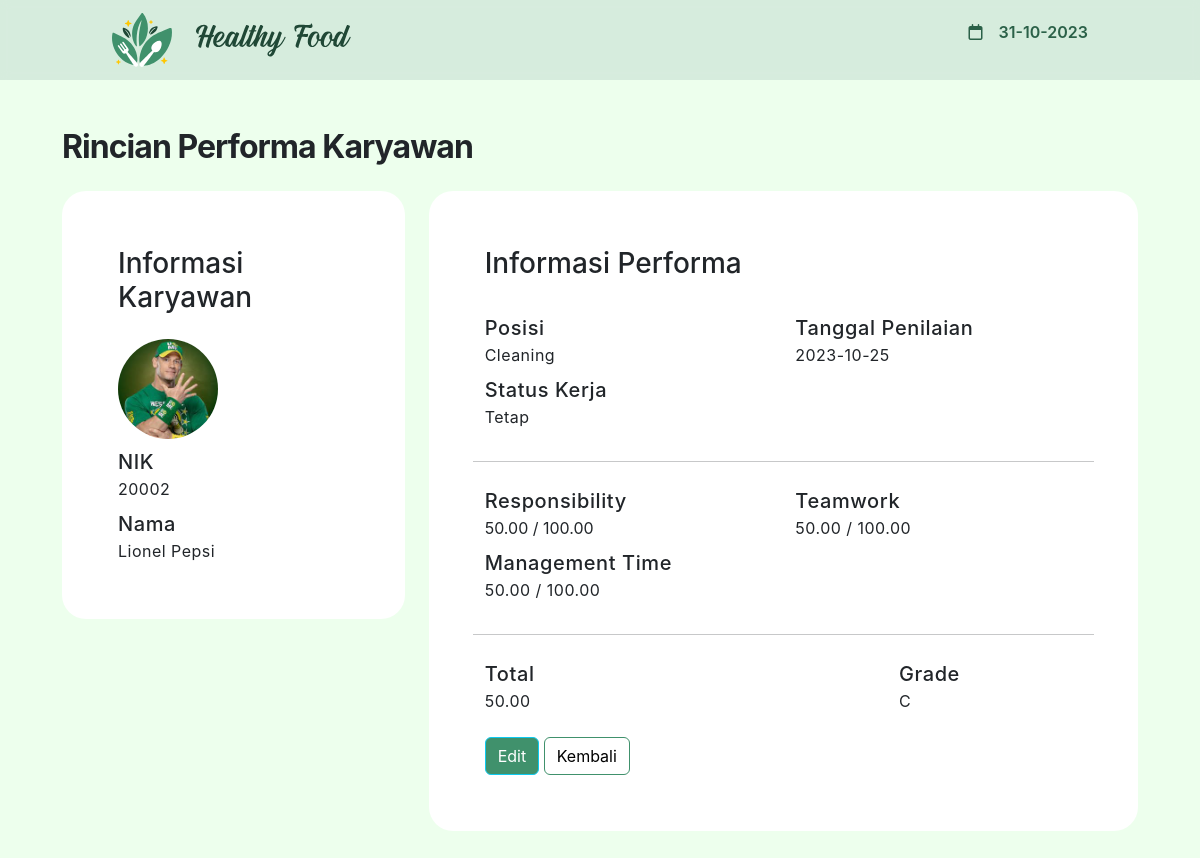
The page /view_performance.php?nik=20002 on the database its author committed.
### tables this page shows
CREATE TABLE `performance` (
  `nik` int(8) NOT NULL,
  `foto` varchar(200) NOT NULL,
  `nama` varchar(200) NOT NULL,
  `status_kerja` enum('Tetap','Tidak Tetap') NOT NULL,
  `position` varchar(10) NOT NULL,
  `tgl_penilaian` date NOT NULL,
  `responsibility` decimal(10,2) NOT NULL,
  `teamwork` decimal(10,2) NOT NULL,
  `management_time` decimal(10,2) NOT NULL,
  `total` decimal(10,2) NOT NULL,
  `grade` varchar(3) NOT NULL
);

### view_performance.php (the view, shortened to what this page needs)
<!DOCTYPE html>
<html lang="en">
<?php
include "sqlConnect.php";
$nik = $_GET['nik'];
$sql = "SELECT * FROM performance where nik = '$nik' LIMIT 1";
$result = mysqli_query($conn, $sql);
if ($result->num_rows > 0) {
    while ($row = $result->fetch_assoc()) {
        $nik = $row['nik'];
        $nama = $row['nama'];
        $foto = $row['foto'];
        $tglPenilaian = $row['tgl_penilaian'];
        $posisi = $row['position'];
        $statusKerja = $row['status_kerja'];
        $responsibility = $row['responsibility'];
        $teamwork = $row['teamwork'];
        $management = $row['management_time'];
        $total = $row['total'];
        $grade = $row['grade'];
    }
}
?>
<head>
    <link href="https://cdn.jsdelivr.net/npm/bootstrap@5.3.2/dist/css/bootstrap.min.css" rel="stylesheet">
    <link rel="stylesheet" href="https://cdnjs.cloudflare.com/ajax/libs/font-awesome/6.0.0/css/all.min.css">
    <link rel="stylesheet" href="style.css">
</head>
<body>
  <nav class="navbar navbar-expand-lg bg-body-tertiary sticky-top">
    <div class="container-fluid">
      <a class="navbar-brand" href="#"><img src="images/logo.svg"><img src="images/logoText.svg"></a>
      <div class="collapse navbar-collapse" id="navbarNavAltMarkup">
        <div class="navbar-nav">
          <div>
            <i class="fa-regular fa-calendar"></i>
            <p id="tgl">tanggal</p>
          </div>
        </div>
      </div>
    </div>
  </nav>
    <div class="container">
        <div class="content-body">
            <div class="content-fluid">
                <h1 class="PageTitle mt-3">Rincian Performa Karyawan</h1>
                <div class="row">
                    <div class="col-12 col-md-4 mb-3">
                        <div class="card">
                            <div class="card-body">
                                <h3 class="mb-4">Informasi Karyawan</h3>
                                <div class="col-12 form-input mt-2">
                                    <img src="databaseFoto/<?php echo ($foto) ?>" alt="No Image" id="previewFoto" class="img-fluid rounded-circle" style="width: 100px; height: 100px;">
                                </div>
                                <div class="row">
                                    <div class="col-6 col-md-12 form-input mt-2">
                                        <label class="view-title">
                                            NIK
                                        </label>
                                        <br />
                                        <label class="view-value"><?php echo ($nik) ?></label>
                                    </div>
                                    <div class="col-6 col-md-12 form-input mt-2">
                                        <label class="view-title">
                                            Nama
                                        </label>
                                        <br />
                                        <label class="view-value"><?php echo ($nama) ?></label>
                                    </div>
                                </div>
                            </div>
                        </div>
                    </div>
                    <div class="col-12 col-md-8">
                        <div class="card">
                            <div class="card-body">
                                <h3>Informasi Performa</h3>
                                <div class="row mt-4">
                                    <div class="col-6 form-input mt-2">
                                        <label class="view-title">
                                            Posisi
                                        </label>
                                        <br />
                                        <label class="view-value"><?php echo ($posisi) ?></label>
                                    </div>
                                    <div class="col-12 col-sm-6 form-input mt-2">
                                        <label class="view-title">
                                            Tanggal Penilaian
                                        </label>
                                        <br />
                                        <label class="view-value"><?php echo ($tglPenilaian) ?></label>
                                    </div>
                                    <div class="col-12 form-input mt-2">
                                        <label class="view-title">
                                            Status Kerja
                                        </label>
                                        <br />
                                        <label class="view-value"><?php echo ($statusKerja) ?></label>
                                    </div>
                                    <hr style="margin-top: 32px;">
                                    <div class="col-12 col-xxl-4 col-sm-6 form-input mt-2">
                                        <label class="view-title">
                                            Responsibility
                                        </label>
                                        <br />
                                        <label><?php echo ($responsibility) ?> / 100.00</label>
                                    </div>
                                    <div class="col-12 col-xxl-4 col-sm-6 form-input mt-2">
                                        <label class="view-title">
                                            Teamwork
                                        </label>
                                        <br />
                                        <label class="view-value"><?php echo ($teamwork) ?> / 100.00</label>
                                    </div>
                                    <div class="col-12 col-xxl-4 col-sm-6 form-input mt-2">
                                        <label class="view-title">
                                            Management Time
                                        </label>
                                        <br />
                                        <label class="view-value"><?php echo ($management) ?> / 100.00</label>
                                    </div>
                                    <hr style="margin-top: 32px;">
                                    <div class="col-8 form-input mt-2">
                                        <label class="view-title">
                                            Total
                                        </label>
                                        <br />
                                        <label class="view-value"><?php echo ($total) ?></label>
                                    </div>
                                    <div class="col-4 form-input mt-2">
                                        <label class="view-title">
                                            Grade
                                        </label>
                                        <br />
                                        <label class="view-value"><?php echo ($grade) ?></label>
                                    </div>
                                </div>
                                <div class="mt-4">
                                    <a href="edit_performance.php?nik=<?php echo ($nik) ?>" target="_self">
                                        <div class="btn btn-info" style="background-color:#40916C;max-width:250px;color:white">Edit</div>
                                    </a>
                                    <a href="performance.php" target="_self">
                                        <div class="btn btn-primary" style="background-color:white;max-width:250px;border:2;border-color:#40916C;color:black;">
                                            Kembali
                                        </div>
                                    </a>
                                </div>
                            </div>
                        </div>
                    </div>
                </div>
            </div>
        </div>
    </div>
</body>
</html>

### style.css (style rules this page uses)
body { background-color: #EDFFED; height: 2000px; font-family: 'Inter', sans-serif; }
h1 { font-weight: 600; }
a { color: #2B6148; text-decoration: none; }
.card { border-radius: 24px; border: none; padding: 40px; }

### view_performance.php (style rules this page uses)
.container { padding: 2rem; }
.PageTitle { font-family: "Inter"; font-style: normal; font-weight: 700; font-size: 32px; line-height: 120%; letter-spacing: -0.03em; margin-bottom: 25px; }
.view-title { font-family: "Inter"; font-weight: 500; font-size: 20px; letter-spacing: +0.03em; }
.view-value { font-size: 16px; line-height: 120%; letter-spacing: +0.03em; }

### rows shown on the page
performance: foto (picture), nik "20002", nama "Lionel Pepsi", position "Cleaning", tgl_penilaian "2023-10-25", status_kerja "Tetap", responsibility "50.00", teamwork "50.00", management_time "50.00", total "50.00", grade "C"
